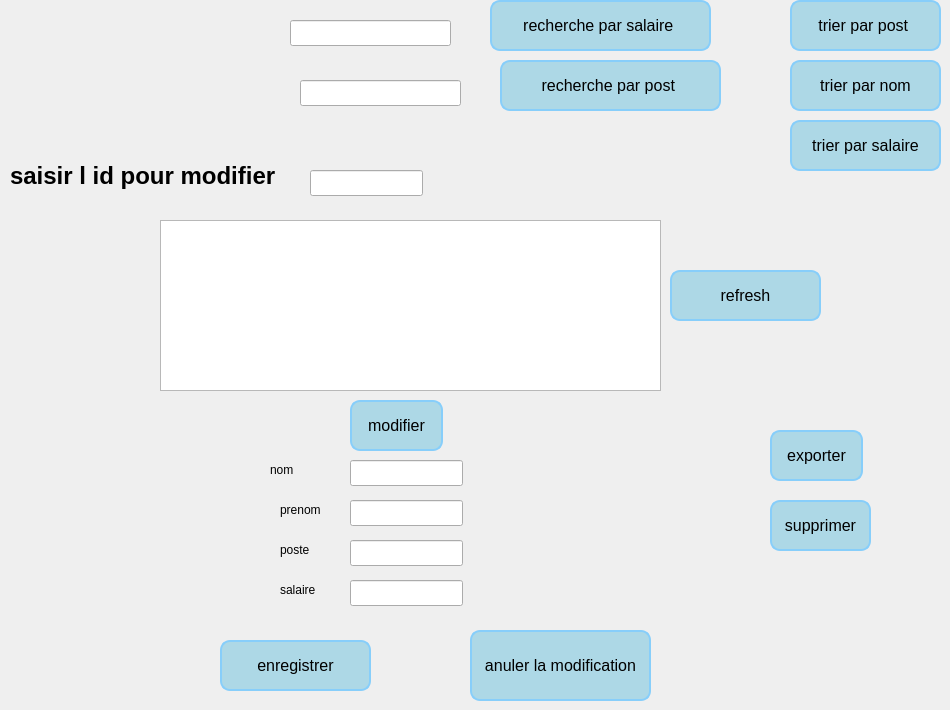
      <widget class="QWidget" name="tab_6">
       <attribute name="icon">
        <iconset resource="resource.qrc">
         <normaloff>:/images/liste-a-puces.png</normaloff>:/images/liste-a-puces.png</iconset>
       </attribute>
       <attribute name="title">
        <string>Consulter</string>
       </attribute>
       <widget class="QLabel" name="label_23">
        <property name="geometry">
         <rect>
          <x>10</x>
          <y>150</y>
          <width>291</width>
          <height>51</height>
         </rect>
        </property>
        <property name="styleSheet">
         <string notr="true">QLabel {
    font-family: 'Arial';    /* You can change this to any preferred font */
    font-size: 24px;         /* Adjust this value for the desired text size */
    color: #000000;          /* Dark color code */
    font-weight: bold;       /* Makes the text bold */
}
</string>
        </property>
        <property name="text">
         <string>saisir l id pour modifier</string>
        </property>
       </widget>
       <widget class="QLineEdit" name="lineEdit_15">
        <property name="geometry">
         <rect>
          <x>310</x>
          <y>170</y>
          <width>113</width>
          <height>26</height>
         </rect>
        </property>
        <property name="maxLength">
         <number>9</number>
        </property>
       </widget>
       <widget class="QPushButton" name="pushButton_4">
        <property name="geometry">
         <rect>
          <x>770</x>
          <y>430</y>
          <width>93</width>
          <height>51</height>
         </rect>
        </property>
        <property name="styleSheet">
         <string notr="true">QPushButton {
    background-color: lightblue;  /* Button background color */
    color: black;                 /* Text color */
    font-size: 16px;              /* Text size */
    border: 2px solid #87CEFA;    /* Light blue border */
    border-radius: 10px;          /* Rounded corners */
    padding: 10px;                /* Padding for a better look */
}

QPushButton:hover {
    background-color: #87CEFA;    /* Slightly darker blue on hover */
}

QPushButton:pressed {
    background-color: #B0E0E6;    /* Lighter blue on press */
}
</string>
        </property>
        <property name="text">
         <string>exporter</string>
        </property>
       </widget>
       <widget class="QPushButton" name="modifier">
        <property name="geometry">
         <rect>
          <x>350</x>
          <y>400</y>
          <width>93</width>
          <height>51</height>
         </rect>
        </property>
        <property name="styleSheet">
         <string notr="true">QPushButton {
    background-color: lightblue;  /* Button background color */
    color: black;                 /* Text color */
    font-size: 16px;              /* Text size */
    border: 2px solid #87CEFA;    /* Light blue border */
    border-radius: 10px;          /* Rounded corners */
    padding: 10px;                /* Padding for a better look */
}

QPushButton:hover {
    background-color: #87CEFA;    /* Slightly darker blue on hover */
}

QPushButton:pressed {
    background-color: #B0E0E6;    /* Lighter blue on press */
}
</string>
        </property>
        <property name="text">
         <string>modifier</string>
        </property>
       </widget>
       <widget class="QPushButton" name="pushButton_6">
        <property name="geometry">
         <rect>
          <x>770</x>
          <y>500</y>
          <width>101</width>
          <height>51</height>
         </rect>
        </property>
        <property name="styleSheet">
         <string notr="true">QPushButton {
    background-color: lightblue;  /* Button background color */
    color: black;                 /* Text color */
    font-size: 16px;              /* Text size */
    border: 2px solid #87CEFA;    /* Light blue border */
    border-radius: 10px;          /* Rounded corners */
    padding: 10px;                /* Padding for a better look */
}

QPushButton:hover {
    background-color: #87CEFA;    /* Slightly darker blue on hover */
}

QPushButton:pressed {
    background-color: #B0E0E6;    /* Lighter blue on press */
}
</string>
        </property>
        <property name="text">
         <string>supprimer</string>
        </property>
       </widget>
       <widget class="QLabel" name="label_60">
        <property name="geometry">
         <rect>
          <x>0</x>
          <y>520</y>
          <width>221</width>
          <height>171</height>
         </rect>
        </property>
        <property name="text">
         <string/>
        </property>
        <property name="pixmap">
         <pixmap resource="resource.qrc">:/images/Shinny__7_-removebg-preview.png</pixmap>
        </property>
        <property name="scaledContents">
         <bool>true</bool>
        </property>
       </widget>
       <widget class="QTableView" name="tableView">
        <property name="geometry">
         <rect>
          <x>160</x>
          <y>220</y>
          <width>501</width>
          <height>171</height>
         </rect>
        </property>
       </widget>
       <widget class="QLineEdit" name="nommodifier">
        <property name="enabled">
         <bool>true</bool>
        </property>
        <property name="geometry">
         <rect>
          <x>350</x>
          <y>460</y>
          <width>113</width>
          <height>26</height>
         </rect>
        </property>
        <property name="inputMask">
         <string/>
        </property>
       </widget>
       <widget class="QLineEdit" name="prenommodifier">
        <property name="geometry">
         <rect>
          <x>350</x>
          <y>500</y>
          <width>113</width>
          <height>26</height>
         </rect>
        </property>
       </widget>
       <widget class="QLineEdit" name="postemodifier">
        <property name="geometry">
         <rect>
          <x>350</x>
          <y>540</y>
          <width>113</width>
          <height>26</height>
         </rect>
        </property>
       </widget>
       <widget class="QLineEdit" name="salairemodifier">
        <property name="geometry">
         <rect>
          <x>350</x>
          <y>580</y>
          <width>113</width>
          <height>26</height>
         </rect>
        </property>
       </widget>
       <widget class="QLabel" name="label_19">
        <property name="geometry">
         <rect>
          <x>270</x>
          <y>460</y>
          <width>63</width>
          <height>20</height>
         </rect>
        </property>
        <property name="text">
         <string>nom</string>
        </property>
       </widget>
       <widget class="QLabel" name="label_81">
        <property name="geometry">
         <rect>
          <x>280</x>
          <y>500</y>
          <width>63</width>
          <height>20</height>
         </rect>
        </property>
        <property name="text">
         <string>prenom</string>
        </property>
       </widget>
       <widget class="QLabel" name="label_82">
        <property name="geometry">
         <rect>
          <x>280</x>
          <y>540</y>
          <width>63</width>
          <height>20</height>
         </rect>
        </property>
        <property name="text">
         <string>poste</string>
        </property>
       </widget>
       <widget class="QLabel" name="label_83">
        <property name="geometry">
         <rect>
          <x>280</x>
          <y>580</y>
          <width>63</width>
          <height>20</height>
         </rect>
        </property>
        <property name="text">
         <string>salaire</string>
        </property>
       </widget>
       <widget class="QPushButton" name="enregistrer">
        <property name="geometry">
         <rect>
          <x>220</x>
          <y>640</y>
          <width>151</width>
          <height>51</height>
         </rect>
        </property>
        <property name="styleSheet">
         <string notr="true">QPushButton {
    background-color: lightblue;  /* Button background color */
    color: black;                 /* Text color */
    font-size: 16px;              /* Text size */
    border: 2px solid #87CEFA;    /* Light blue border */
    border-radius: 10px;          /* Rounded corners */
    padding: 10px;                /* Padding for a better look */
}

QPushButton:hover {
    background-color: #87CEFA;    /* Slightly darker blue on hover */
}

QPushButton:pressed {
    background-color: #B0E0E6;    /* Lighter blue on press */
}
</string>
        </property>
        <property name="text">
         <string>enregistrer</string>
        </property>
       </widget>
       <widget class="QPushButton" name="annulermodif">
        <property name="geometry">
         <rect>
          <x>470</x>
          <y>630</y>
          <width>181</width>
          <height>71</height>
         </rect>
        </property>
        <property name="styleSheet">
         <string notr="true">QPushButton {
    background-color: lightblue;  /* Button background color */
    color: black;                 /* Text color */
    font-size: 16px;              /* Text size */
    border: 2px solid #87CEFA;    /* Light blue border */
    border-radius: 10px;          /* Rounded corners */
    padding: 10px;                /* Padding for a better look */
}

QPushButton:hover {
    background-color: #87CEFA;    /* Slightly darker blue on hover */
}

QPushButton:pressed {
    background-color: #B0E0E6;    /* Lighter blue on press */
}
</string>
        </property>
        <property name="text">
         <string>anuler la modification</string>
        </property>
       </widget>
       <widget class="QPushButton" name="trier">
        <property name="geometry">
         <rect>
          <x>790</x>
          <y>60</y>
          <width>151</width>
          <height>51</height>
         </rect>
        </property>
        <property name="styleSheet">
         <string notr="true">QPushButton {
    background-color: lightblue;  /* Button background color */
    color: black;                 /* Text color */
    font-size: 16px;              /* Text size */
    border: 2px solid #87CEFA;    /* Light blue border */
    border-radius: 10px;          /* Rounded corners */
    padding: 10px;                /* Padding for a better look */
}

QPushButton:hover {
    background-color: #87CEFA;    /* Slightly darker blue on hover */
}

QPushButton:pressed {
    background-color: #B0E0E6;    /* Lighter blue on press */
}
</string>
        </property>
        <property name="text">
         <string>trier par nom</string>
        </property>
       </widget>
       <widget class="QPushButton" name="trier_2">
        <property name="geometry">
         <rect>
          <x>790</x>
          <y>0</y>
          <width>151</width>
          <height>51</height>
         </rect>
        </property>
        <property name="styleSheet">
         <string notr="true">QPushButton {
    background-color: lightblue;  /* Button background color */
    color: black;                 /* Text color */
    font-size: 16px;              /* Text size */
    border: 2px solid #87CEFA;    /* Light blue border */
    border-radius: 10px;          /* Rounded corners */
    padding: 10px;                /* Padding for a better look */
}

QPushButton:hover {
    background-color: #87CEFA;    /* Slightly darker blue on hover */
}

QPushButton:pressed {
    background-color: #B0E0E6;    /* Lighter blue on press */
}
</string>
        </property>
        <property name="text">
         <string>trier par post </string>
        </property>
       </widget>
       <widget class="QLineEdit" name="salaireR">
        <property name="geometry">
         <rect>
          <x>290</x>
          <y>20</y>
          <width>161</width>
          <height>26</height>
         </rect>
        </property>
       </widget>
       <widget class="QPushButton" name="recherchesal">
        <property name="geometry">
         <rect>
          <x>490</x>
          <y>0</y>
          <width>221</width>
          <height>51</height>
         </rect>
        </property>
        <property name="styleSheet">
         <string notr="true">QPushButton {
    background-color: lightblue;  /* Button background color */
    color: black;                 /* Text color */
    font-size: 16px;              /* Text size */
    border: 2px solid #87CEFA;    /* Light blue border */
    border-radius: 10px;          /* Rounded corners */
    padding: 10px;                /* Padding for a better look */
}

QPushButton:hover {
    background-color: #87CEFA;    /* Slightly darker blue on hover */
}

QPushButton:pressed {
    background-color: #B0E0E6;    /* Lighter blue on press */
}
</string>
        </property>
        <property name="text">
         <string>recherche par salaire </string>
        </property>
       </widget>
       <widget class="QPushButton" name="recherchesal_2">
        <property name="geometry">
         <rect>
          <x>500</x>
          <y>60</y>
          <width>221</width>
          <height>51</height>
         </rect>
        </property>
        <property name="styleSheet">
         <string notr="true">QPushButton {
    background-color: lightblue;  /* Button background color */
    color: black;                 /* Text color */
    font-size: 16px;              /* Text size */
    border: 2px solid #87CEFA;    /* Light blue border */
    border-radius: 10px;          /* Rounded corners */
    padding: 10px;                /* Padding for a better look */
}

QPushButton:hover {
    background-color: #87CEFA;    /* Slightly darker blue on hover */
}

QPushButton:pressed {
    background-color: #B0E0E6;    /* Lighter blue on press */
}
</string>
        </property>
        <property name="text">
         <string>recherche par post </string>
        </property>
       </widget>
       <widget class="QLineEdit" name="postR">
        <property name="geometry">
         <rect>
          <x>300</x>
          <y>80</y>
          <width>161</width>
          <height>26</height>
         </rect>
        </property>
       </widget>
       <widget class="QPushButton" name="refresh">
        <property name="geometry">
         <rect>
          <x>670</x>
          <y>270</y>
          <width>151</width>
          <height>51</height>
         </rect>
        </property>
        <property name="styleSheet">
         <string notr="true">QPushButton {
    background-color: lightblue;  /* Button background color */
    color: black;                 /* Text color */
    font-size: 16px;              /* Text size */
    border: 2px solid #87CEFA;    /* Light blue border */
    border-radius: 10px;          /* Rounded corners */
    padding: 10px;                /* Padding for a better look */
}

QPushButton:hover {
    background-color: #87CEFA;    /* Slightly darker blue on hover */
}

QPushButton:pressed {
    background-color: #B0E0E6;    /* Lighter blue on press */
}
</string>
        </property>
        <property name="text">
         <string>refresh</string>
        </property>
       </widget>
       <widget class="QPushButton" name="trier_3">
        <property name="geometry">
         <rect>
          <x>790</x>
          <y>120</y>
          <width>151</width>
          <height>51</height>
         </rect>
        </property>
        <property name="styleSheet">
         <string notr="true">QPushButton {
    background-color: lightblue;  /* Button background color */
    color: black;                 /* Text color */
    font-size: 16px;              /* Text size */
    border: 2px solid #87CEFA;    /* Light blue border */
    border-radius: 10px;          /* Rounded corners */
    padding: 10px;                /* Padding for a better look */
}

QPushButton:hover {
    background-color: #87CEFA;    /* Slightly darker blue on hover */
}

QPushButton:pressed {
    background-color: #B0E0E6;    /* Lighter blue on press */
}
</string>
        </property>
        <property name="text">
         <string>trier par salaire</string>
        </property>
       </widget>
      </widget>
